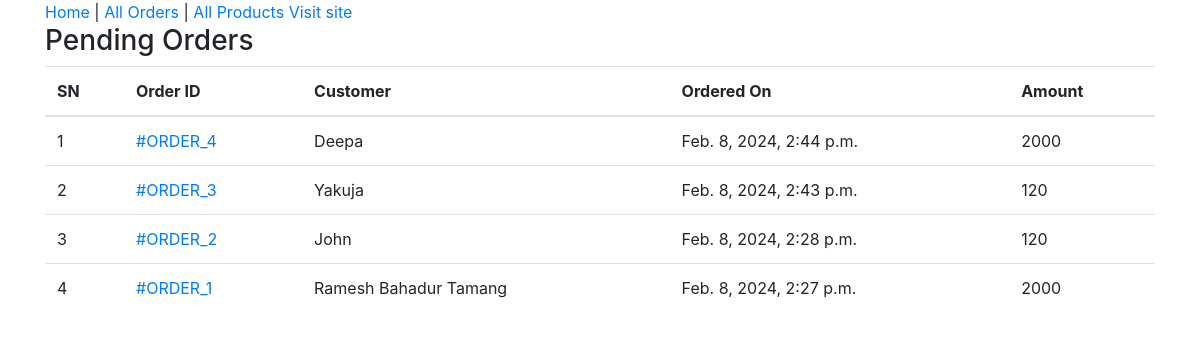
Screenshot of /admin-home/ (signed in) with the database file from the repository.
### ecomapp/models.py (models this page shows, shortened)
class Order(models.Model):
    cart = models.OneToOneField(Cart, on_delete=models.CASCADE)
    ordered_by = models.CharField(max_length=200)
    shipping_address = models.CharField(max_length=200)
    mobile = models.CharField(max_length=10)
    email = models.EmailField(null=True, blank=True)
    subtotal = models.PositiveIntegerField()
    discount = models.PositiveIntegerField()
    total = models.PositiveIntegerField()
    order_status = models.CharField(max_length=50, choices=ORDER_STATUS)
    created_at = models.DateTimeField(auto_now_add=True)
    payment_method = models.CharField(
        max_length=20, choices=METHOD, default="Cash On Delivery")
    payment_completed = models.BooleanField(
        default=False, null=True, blank=True)

### ecomapp/views.py (the view)
# urls.py: path("admin-home/", AdminHomeView.as_view(), name="adminhome"),
class AdminHomeView(AdminRequiredMixin,TemplateView):
    template_name = "adminpages/adminhome.html"
    def get_context_data(self, **kwargs):
        context = super().get_context_data(**kwargs)
        context["pendingorders"] = Order.objects.filter(
            order_status="Order Received").order_by("-id")
        return context

### ecomapp/views.py (called while the page is built)
    def dispatch(self, request, *args, **kwargs):
        if request.user.is_authenticated and Admin.objects.filter(user=request.user).exists():
            pass
        else:
            return redirect("/admin-login/")
        return super().dispatch(request, *args, **kwargs)

### templates/adminpages/adminhome.html (shortened to what this page needs)
{% extends "adminpages/adminbase.html" %}
{% block content %}
<div class="container">
    <div class="row">
        <div class="col-md-12">
            <h3>Pending Orders</h3>
            <table class="table">
                <thead>
                    <tr>
                        <th>SN</th>
                        <th>Order ID </th>
                        <th>Customer</th>
                        <th>Ordered On</th>
                        <th>Amount</th>
                    </tr>
                </thead>
                <tbody>
                    {% for order in pendingorders %}
                    <tr>
                        <td>{{forloop.counter}}</td>
                        <td><a href="{% url 'ecomapp:adminorderdetail' order.id %}">#ORDER_{{order.id}}</a></td>
                        <td>{{order.ordered_by}}</td>
                        <td>{{order.created_at}}</td>
                        <td>{{order.total}}</td>
                    </tr>
                    {% endfor %}
                </tbody>
            </table>
        </div>
    </div>
</div>
{% endblock %}

### rows the page displays
Order: id "4", ordered_by "Deepa", created_at "Feb. 8, 2024, 2:44 p.m.", total "2000"
Order: id "3", ordered_by "Yakuja", created_at "Feb. 8, 2024, 2:43 p.m.", total "120"
Order: id "2", ordered_by "John", created_at "Feb. 8, 2024, 2:28 p.m.", total "120"
Order: id "1", ordered_by "Ramesh Bahadur Tamang", created_at "Feb. 8, 2024, 2:27 p.m.", total "2000"
